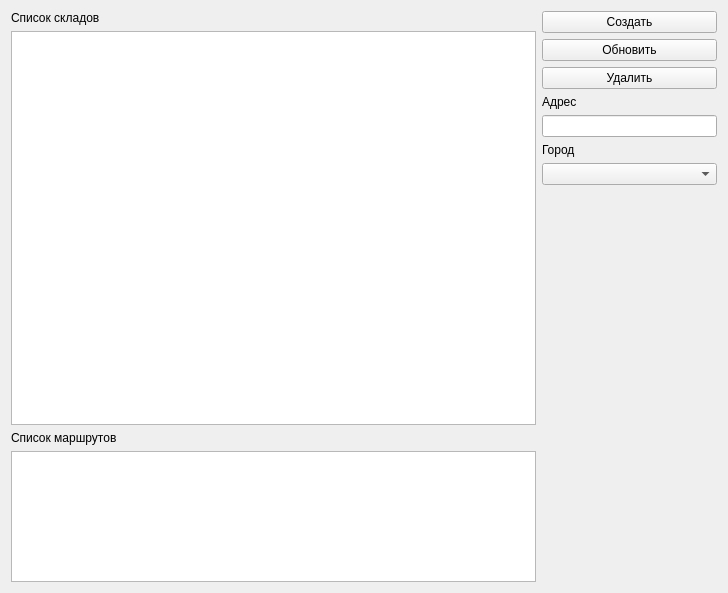
<?xml version="1.0" encoding="UTF-8"?>
<ui version="4.0">
 <class>Form</class>
 <widget class="QWidget" name="Form">
  <property name="geometry">
   <rect>
    <x>0</x>
    <y>0</y>
    <width>728</width>
    <height>593</height>
   </rect>
  </property>
  <property name="windowTitle">
   <string>Form</string>
  </property>
  <layout class="QVBoxLayout" name="verticalLayout">
   <item>
    <layout class="QHBoxLayout" name="horizontalLayout" stretch="3,1">
     <item>
      <layout class="QVBoxLayout" name="verticalLayout_2" stretch="0,3,0,1">
       <item>
        <widget class="QLabel" name="label_6">
         <property name="text">
          <string>Список складов</string>
         </property>
        </widget>
       </item>
       <item>
        <widget class="QTableWidget" name="tw_warehouse"/>
       </item>
       <item>
        <widget class="QLabel" name="label_9">
         <property name="enabled">
          <bool>true</bool>
         </property>
         <property name="text">
          <string>Список маршрутов</string>
         </property>
        </widget>
       </item>
       <item>
        <widget class="QTableWidget" name="tw_routes">
         <property name="enabled">
          <bool>true</bool>
         </property>
        </widget>
       </item>
      </layout>
     </item>
     <item>
      <layout class="QVBoxLayout" name="verticalLayout_3">
       <item>
        <widget class="QPushButton" name="pb_create_warehouse">
         <property name="text">
          <string>Создать</string>
         </property>
        </widget>
       </item>
       <item>
        <widget class="QPushButton" name="pb_update_warehouse">
         <property name="text">
          <string>Обновить</string>
         </property>
        </widget>
       </item>
       <item>
        <widget class="QPushButton" name="pb_delete_warehouse">
         <property name="text">
          <string>Удалить</string>
         </property>
        </widget>
       </item>
       <item>
        <widget class="QLabel" name="label">
         <property name="text">
          <string>Адрес</string>
         </property>
        </widget>
       </item>
       <item>
        <widget class="QLineEdit" name="le_address"/>
       </item>
       <item>
        <widget class="QLabel" name="label_2">
         <property name="text">
          <string>Город</string>
         </property>
        </widget>
       </item>
       <item>
        <widget class="QComboBox" name="cb_city"/>
       </item>
       <item>
        <spacer name="verticalSpacer">
         <property name="orientation">
          <enum>Qt::Vertical</enum>
         </property>
         <property name="sizeHint" stdset="0">
          <size>
           <width>20</width>
           <height>40</height>
          </size>
         </property>
        </spacer>
       </item>
      </layout>
     </item>
    </layout>
   </item>
  </layout>
 </widget>
 <resources/>
 <connections/>
</ui>
